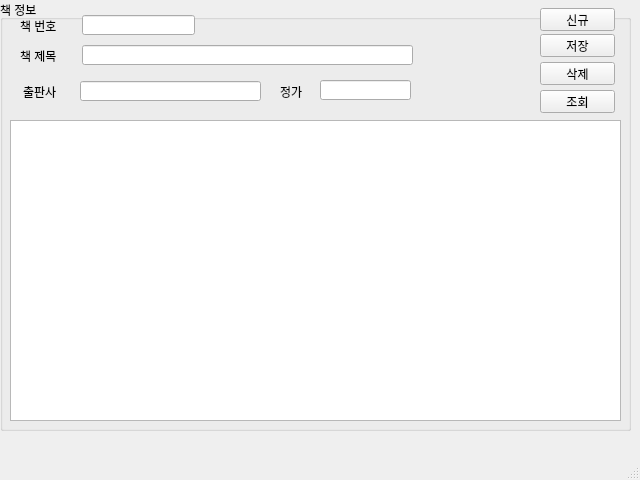
<?xml version="1.0" encoding="UTF-8"?>
<ui version="4.0">
 <class>MainWindow</class>
 <widget class="QMainWindow" name="MainWindow">
  <property name="geometry">
   <rect>
    <x>0</x>
    <y>0</y>
    <width>640</width>
    <height>480</height>
   </rect>
  </property>
  <property name="windowTitle">
   <string>마당도서관리</string>
  </property>
  <widget class="QWidget" name="centralwidget">
   <widget class="QGroupBox" name="groupBox">
    <property name="geometry">
     <rect>
      <x>0</x>
      <y>0</y>
      <width>631</width>
      <height>431</height>
     </rect>
    </property>
    <property name="title">
     <string>책 정보</string>
    </property>
    <widget class="QTableWidget" name="tblBooks">
     <property name="geometry">
      <rect>
       <x>10</x>
       <y>120</y>
       <width>611</width>
       <height>301</height>
      </rect>
     </property>
     <property name="font">
      <font>
       <family>나눔고딕</family>
       <weight>75</weight>
       <bold>true</bold>
      </font>
     </property>
    </widget>
    <widget class="QLabel" name="label">
     <property name="geometry">
      <rect>
       <x>20</x>
       <y>20</y>
       <width>56</width>
       <height>12</height>
      </rect>
     </property>
     <property name="frameShape">
      <enum>QFrame::NoFrame</enum>
     </property>
     <property name="text">
      <string>책 번호</string>
     </property>
    </widget>
    <widget class="QLineEdit" name="txtBookId">
     <property name="geometry">
      <rect>
       <x>82</x>
       <y>15</y>
       <width>113</width>
       <height>20</height>
      </rect>
     </property>
     <property name="inputMask">
      <string/>
     </property>
     <property name="text">
      <string/>
     </property>
    </widget>
    <widget class="QLineEdit" name="txtPublisher">
     <property name="geometry">
      <rect>
       <x>80</x>
       <y>81</y>
       <width>181</width>
       <height>20</height>
      </rect>
     </property>
    </widget>
    <widget class="QLabel" name="label_2">
     <property name="geometry">
      <rect>
       <x>23</x>
       <y>86</y>
       <width>56</width>
       <height>12</height>
      </rect>
     </property>
     <property name="text">
      <string>출판사</string>
     </property>
    </widget>
    <widget class="QLineEdit" name="txtPrice">
     <property name="geometry">
      <rect>
       <x>320</x>
       <y>80</y>
       <width>91</width>
       <height>20</height>
      </rect>
     </property>
    </widget>
    <widget class="QLabel" name="label_4">
     <property name="geometry">
      <rect>
       <x>280</x>
       <y>86</y>
       <width>56</width>
       <height>12</height>
      </rect>
     </property>
     <property name="text">
      <string>정가</string>
     </property>
    </widget>
    <widget class="QPushButton" name="btnNew">
     <property name="geometry">
      <rect>
       <x>540</x>
       <y>8</y>
       <width>75</width>
       <height>23</height>
      </rect>
     </property>
     <property name="text">
      <string>신규</string>
     </property>
    </widget>
    <widget class="QPushButton" name="btnSave">
     <property name="geometry">
      <rect>
       <x>540</x>
       <y>34</y>
       <width>75</width>
       <height>23</height>
      </rect>
     </property>
     <property name="text">
      <string>저장</string>
     </property>
    </widget>
    <widget class="QPushButton" name="btnDel">
     <property name="geometry">
      <rect>
       <x>540</x>
       <y>62</y>
       <width>75</width>
       <height>23</height>
      </rect>
     </property>
     <property name="text">
      <string>삭제</string>
     </property>
    </widget>
    <widget class="QPushButton" name="btnReload">
     <property name="geometry">
      <rect>
       <x>540</x>
       <y>90</y>
       <width>75</width>
       <height>23</height>
      </rect>
     </property>
     <property name="text">
      <string>조회</string>
     </property>
    </widget>
    <widget class="QLineEdit" name="txtbookName">
     <property name="geometry">
      <rect>
       <x>82</x>
       <y>45</y>
       <width>331</width>
       <height>20</height>
      </rect>
     </property>
    </widget>
    <widget class="QLabel" name="label_5">
     <property name="geometry">
      <rect>
       <x>20</x>
       <y>50</y>
       <width>56</width>
       <height>12</height>
      </rect>
     </property>
     <property name="text">
      <string>책 제목</string>
     </property>
    </widget>
   </widget>
  </widget>
  <widget class="QMenuBar" name="menubar">
   <property name="geometry">
    <rect>
     <x>0</x>
     <y>0</y>
     <width>640</width>
     <height>26</height>
    </rect>
   </property>
  </widget>
  <widget class="QStatusBar" name="statusbar"/>
 </widget>
 <tabstops>
  <tabstop>txtBookId</tabstop>
  <tabstop>txtbookName</tabstop>
  <tabstop>txtPublisher</tabstop>
  <tabstop>txtPrice</tabstop>
  <tabstop>btnNew</tabstop>
  <tabstop>btnSave</tabstop>
  <tabstop>btnDel</tabstop>
  <tabstop>btnReload</tabstop>
  <tabstop>tblBooks</tabstop>
 </tabstops>
 <resources/>
 <connections/>
</ui>
